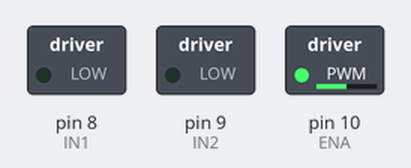
Recording of a sketch running on a simulated Arduino Uno, built with avr-gcc and run on an emulated ATmega328P. On the bench: switched loads named in the sketch (green lamp = pin HIGH).

Above: at 0.1 s.
Timing chart, 0 to 1.6 s (numbered marks = the images above):
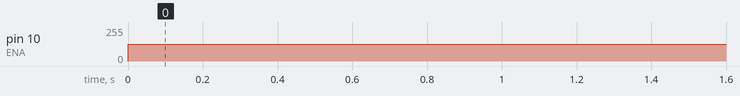

The sketch:

L298_PWM.ino
```cpp
#define IN1 8
#define IN2 9
#define ENA 10

int motor_pwm = 127;

void setup() {
  // put your setup code here, to run once:
  pinMode(IN1, OUTPUT);
  pinMode(IN2, OUTPUT);
  pinMode(ENA, OUTPUT);

}

void loop() {
  // put your main code here, to run repeatedly:

analogWrite(ENA,motor_pwm);
delay(0.5);
}
```

Measured:
- by itself, pin 10 (ENA): 0/255 → 127/255 at 0.00 s
